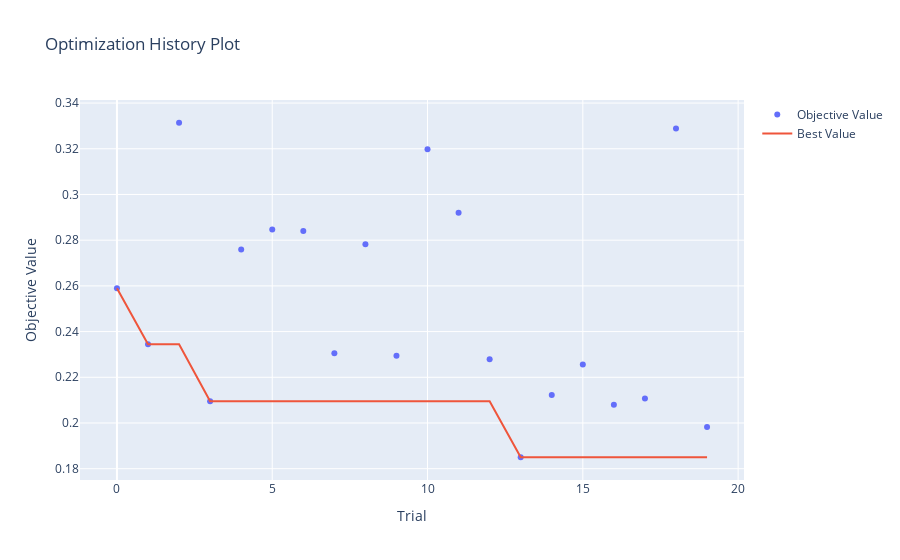

The cell this chart's notebook holds for it:
### Code cell
optuna.visualization.plot_optimization_history(study)

### Figure 1 — Plotly figure (JSON) as saved in the notebook; plotly's stock layout.template omitted (floating-point values rounded to 4 significant figures)
{"data": [{"mode": "markers", "name": "Objective Value", "type": "scatter", "x": [0, 1, 2, 3, 4, 5, 6, 7, 8, 9, 10, 11, 12, 13, 14, 15, 16, 17, 18, 19], "y": [0.2589, 0.2344, 0.3314, 0.2095, 0.276, 0.2847, 0.2841, 0.2305, 0.2783, 0.2294, 0.3198, 0.292, 0.2278, 0.185, 0.2123, 0.2256, 0.208, 0.2107, 0.3289, 0.1983]}, {"mode": "lines", "name": "Best Value", "type": "scatter", "x": [0, 1, 2, 3, 4, 5, 6, 7, 8, 9, 10, 11, 12, 13, 14, 15, 16, 17, 18, 19], "y": [0.2589, 0.2344, 0.2344, 0.2095, 0.2095, 0.2095, 0.2095, 0.2095, 0.2095, 0.2095, 0.2095, 0.2095, 0.2095, 0.185, 0.185, 0.185, 0.185, 0.185, 0.185, 0.185]}, {"marker": {"color": "#cccccc"}, "mode": "markers", "name": "Infeasible Trial", "showlegend": false, "type": "scatter", "x": [], "y": []}], "layout": {"title": {"text": "Optimization History Plot"}, "xaxis": {"title": {"text": "Trial"}}, "yaxis": {"title": {"text": "Objective Value"}}}}
